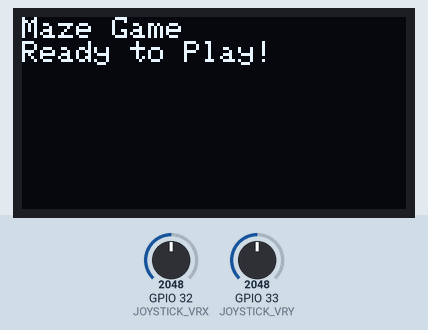
A sketch run on a simulated ESP32. Shown: 128×64 one-colour display. The inputs (shaded band) are chosen by the test bench; at power-on: GPIO 32 (JOYSTICK_VRX) = 2048, GPIO 33 (JOYSTICK_VRY) = 2048.

Above: at 0.1 s.

The sketch:

Main_code_for_game_project.ino
```cpp
#include <Wire.h>
#include <Adafruit_GFX.h>
#include <Adafruit_SH1106.h>


#define JOYSTICK_VRX 32
#define JOYSTICK_VRY 33
#define JOYSTICK_SW 34
#define SCREEN_WIDTH 128
#define SCREEN_HEIGHT 64
#define OLED_SDA 21
#define OLED_SCL 22
Adafruit_SH1106 display(21, 22);

int playerX = SCREEN_WIDTH / 2;     // Player X-coordinate
int playerY = SCREEN_HEIGHT / 2;    // Player Y-coordinate

void setup() {
  Serial.begin(9600);
  Wire.begin();
  display.begin(SH1106_SWITCHCAPVCC);
  display.clearDisplay();
  display.setTextColor(WHITE);
  display.setTextSize(1);
  display.setCursor(0, 0);
  display.println("Maze Game");
  display.println("Ready to Play!");
  display.display();
  delay(2000);
  display.clearDisplay();
}

void loop() {
  int xValue = analogRead(JOYSTICK_VRX);
  int yValue = analogRead(JOYSTICK_VRY);

  // Update player position based on joystick inputs
  if (xValue < 300) {
    playerX--;
    if (playerX < 0) {
      playerX = 0;
    }
  } else if (xValue > 700) {
    playerX++;
    if (playerX >= SCREEN_WIDTH) {
      playerX = SCREEN_WIDTH - 1;
    }
  }

  if (yValue < 300) {
    playerY--;
    if (playerY < 0) {
      playerY = 0;
    }
  } else if (yValue > 700) {
    playerY++;
    if (playerY >= SCREEN_HEIGHT) {
      playerY = SCREEN_HEIGHT - 1;
    }
  }

  display.clearDisplay();
  display.setTextSize(1);
  display.setCursor(playerX, playerY);
  display.println("P");
  display.display();
  delay(100);
}
```
